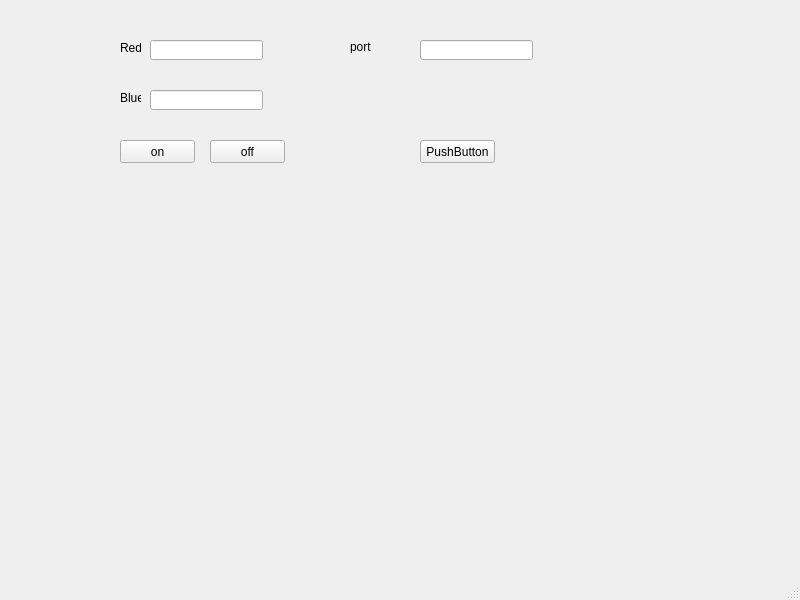
<?xml version="1.0" encoding="UTF-8"?>
<ui version="4.0">
 <class>MainWindow</class>
 <widget class="QMainWindow" name="MainWindow">
  <property name="geometry">
   <rect>
    <x>0</x>
    <y>0</y>
    <width>800</width>
    <height>600</height>
   </rect>
  </property>
  <property name="windowTitle">
   <string>MainWindow</string>
  </property>
  <widget class="QWidget" name="centralwidget">
   <widget class="QPushButton" name="pushButton_on">
    <property name="geometry">
     <rect>
      <x>120</x>
      <y>140</y>
      <width>75</width>
      <height>23</height>
     </rect>
    </property>
    <property name="text">
     <string>on</string>
    </property>
   </widget>
   <widget class="QPushButton" name="pushButton_off">
    <property name="geometry">
     <rect>
      <x>210</x>
      <y>140</y>
      <width>75</width>
      <height>23</height>
     </rect>
    </property>
    <property name="text">
     <string>off</string>
    </property>
   </widget>
   <widget class="QLineEdit" name="redLineEdit">
    <property name="geometry">
     <rect>
      <x>150</x>
      <y>40</y>
      <width>113</width>
      <height>20</height>
     </rect>
    </property>
    <property name="text">
     <string/>
    </property>
   </widget>
   <widget class="QLineEdit" name="blueLineEdit">
    <property name="geometry">
     <rect>
      <x>150</x>
      <y>90</y>
      <width>113</width>
      <height>20</height>
     </rect>
    </property>
   </widget>
   <widget class="QLabel" name="label">
    <property name="geometry">
     <rect>
      <x>120</x>
      <y>40</y>
      <width>21</width>
      <height>16</height>
     </rect>
    </property>
    <property name="text">
     <string>Red</string>
    </property>
   </widget>
   <widget class="QLabel" name="label_2">
    <property name="geometry">
     <rect>
      <x>120</x>
      <y>90</y>
      <width>21</width>
      <height>16</height>
     </rect>
    </property>
    <property name="text">
     <string>Blue</string>
    </property>
   </widget>
   <widget class="QLineEdit" name="lineEdit">
    <property name="geometry">
     <rect>
      <x>420</x>
      <y>40</y>
      <width>113</width>
      <height>20</height>
     </rect>
    </property>
   </widget>
   <widget class="QLabel" name="port">
    <property name="geometry">
     <rect>
      <x>350</x>
      <y>40</y>
      <width>47</width>
      <height>13</height>
     </rect>
    </property>
    <property name="text">
     <string>port</string>
    </property>
   </widget>
   <widget class="QPushButton" name="pushButton">
    <property name="geometry">
     <rect>
      <x>420</x>
      <y>140</y>
      <width>75</width>
      <height>23</height>
     </rect>
    </property>
    <property name="text">
     <string>PushButton</string>
    </property>
   </widget>
  </widget>
  <widget class="QMenuBar" name="menubar">
   <property name="geometry">
    <rect>
     <x>0</x>
     <y>0</y>
     <width>800</width>
     <height>21</height>
    </rect>
   </property>
  </widget>
  <widget class="QStatusBar" name="statusbar"/>
 </widget>
 <resources/>
 <connections>
  <connection>
   <sender>redLineEdit</sender>
   <signal>returnPressed()</signal>
   <receiver>blueLineEdit</receiver>
   <slot>paste()</slot>
   <hints>
    <hint type="sourcelabel">
     <x>233</x>
     <y>70</y>
    </hint>
    <hint type="destinationlabel">
     <x>236</x>
     <y>117</y>
    </hint>
   </hints>
  </connection>
 </connections>
</ui>
